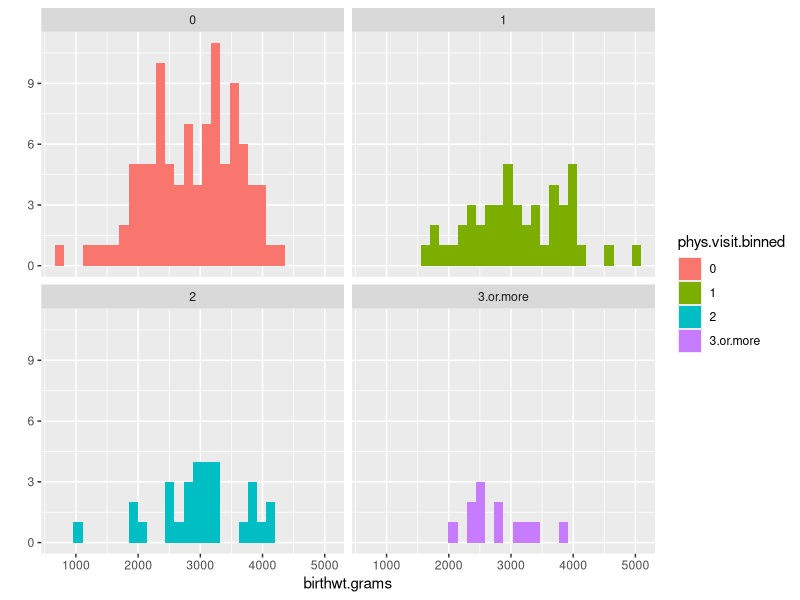
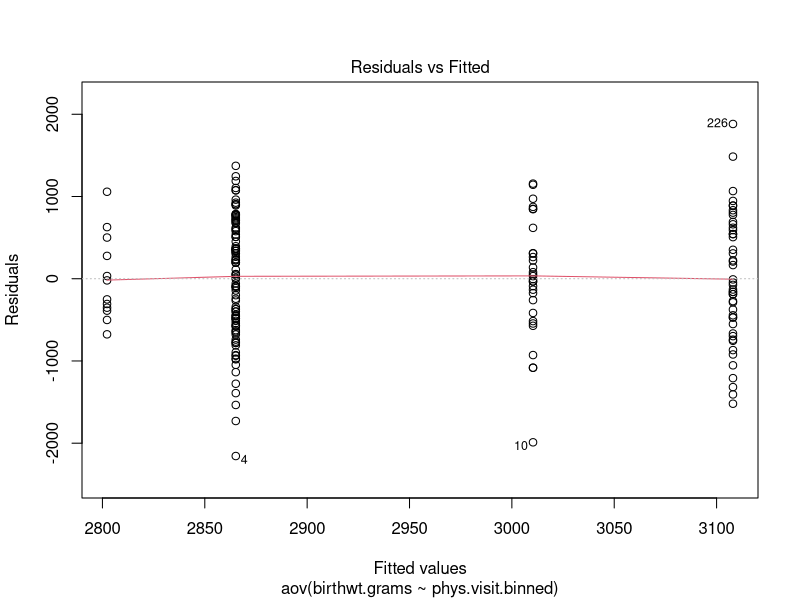
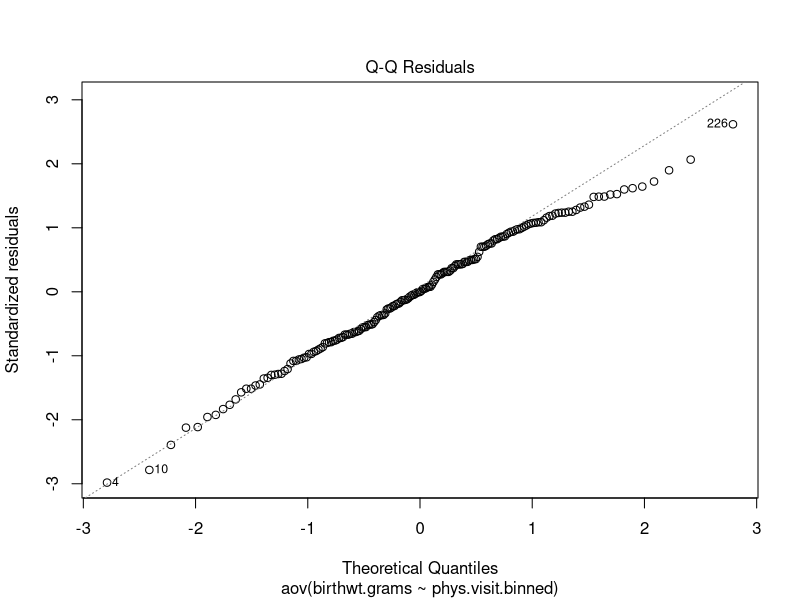
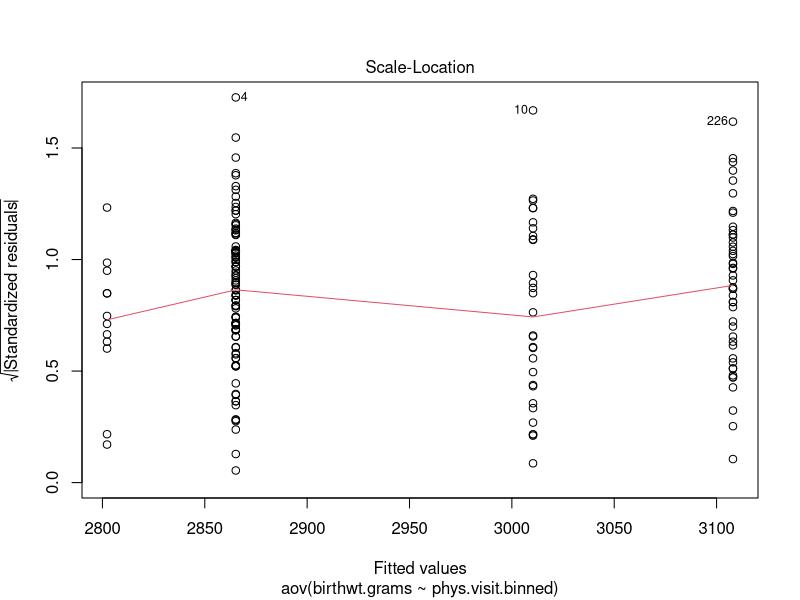
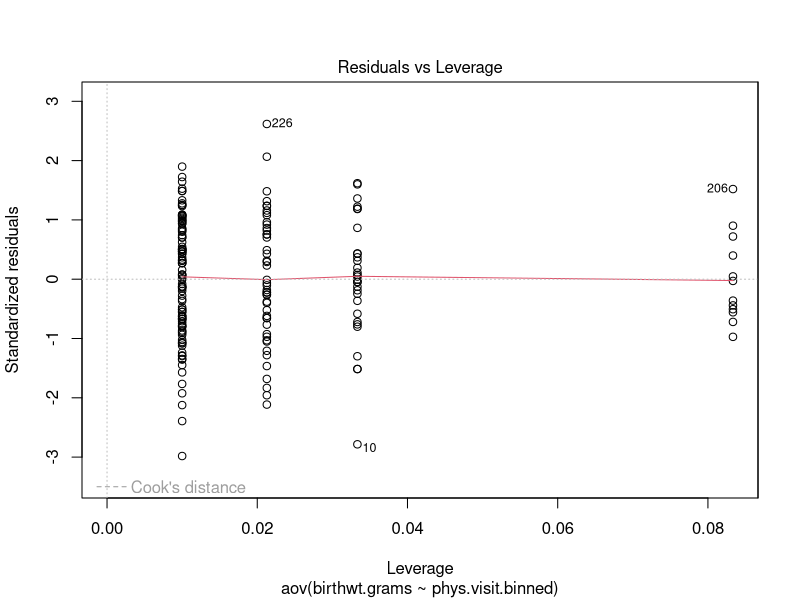

Here is the R script that generated these plots, in order:
## ---- chunk 1
library(MASS)
library(plyr)
library(ggplot2)
library(reshape)
library(e1071) 
## ---- chunk 2
# Rename the columns to have more descriptive names
colnames(birthwt) <- c("birthwt.below.2500", "mother.age", "mother.weight", 
    "race", "mother.smokes", "previous.prem.labor", "hypertension", "uterine.irr", 
    "physician.visits", "birthwt.grams")

# Transform variables to factors with descriptive levels
birthwt <- transform(birthwt, 
            race = as.factor(mapvalues(race, c(1, 2, 3), 
                              c("white","black", "other"))),
            mother.smokes = as.factor(mapvalues(mother.smokes, 
                              c(0,1), c("no", "yes"))),
            hypertension = as.factor(mapvalues(hypertension, 
                              c(0,1), c("no", "yes"))),
            uterine.irr = as.factor(mapvalues(uterine.irr, 
                              c(0,1), c("no", "yes")))
            )
## ---- chunk 3
pvb <- unique(birthwt$physician.visits)
repvb <- as.character(pvb)
for (i in 4:length(repvb)) {
  repvb[i] = "3 or more"
}
birthwt <- transform(birthwt, phys.visit.binned1 = as.factor(mapvalues(physician.visits, pvb, repvb )))
birthwt$phys.visit.binned1
## ---- chunk 4
phys.visit.binned <- birthwt$physician.visits
phys.visit.binned[phys.visit.binned >= 3] <- "3.or.more"
birthwt <- transform(birthwt, phys.visit.binned = as.factor(phys.visit.binned))
birthwt$phys.visit.binned
## ---- chunk 5
qplot(data=birthwt, x = birthwt.grams, facets = ~phys.visit.binned, geom = "histogram", fill = phys.visit.binned)
## ---- chunk 6
with(data=birthwt, skewness(birthwt.grams))
with(data=birthwt, skewness(birthwt.grams[phys.visit.binned=="0"]))
with(data=birthwt, skewness(birthwt.grams[phys.visit.binned=="1"]))
with(data=birthwt, skewness(birthwt.grams[phys.visit.binned=="2"]))
with(data=birthwt, skewness(birthwt.grams[phys.visit.binned=="3.or.more"]))
## ---- chunk 7
aov.birthwt <- aov(birthwt.grams ~ phys.visit.binned, data = birthwt)
summary(aov.birthwt)
## ---- chunk 8
plot(aov.birthwt)
## ---- chunk 9
twaov.birthwt <- aov(birthwt.grams ~ race+mother.smokes+phys.visit.binned, data = birthwt)
summary(twaov.birthwt)
